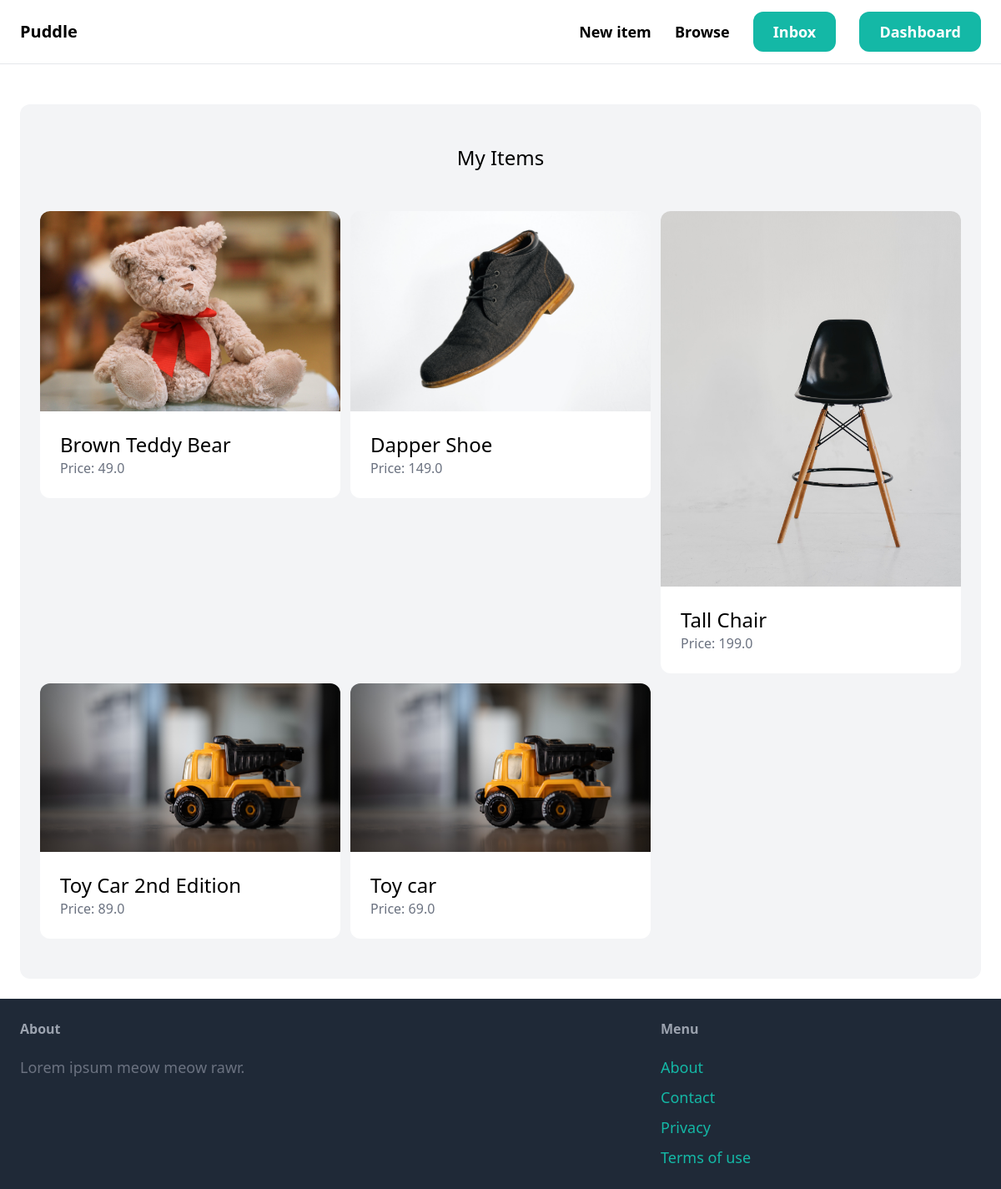
Before: /dashboard/ (signed in) with the older database file.
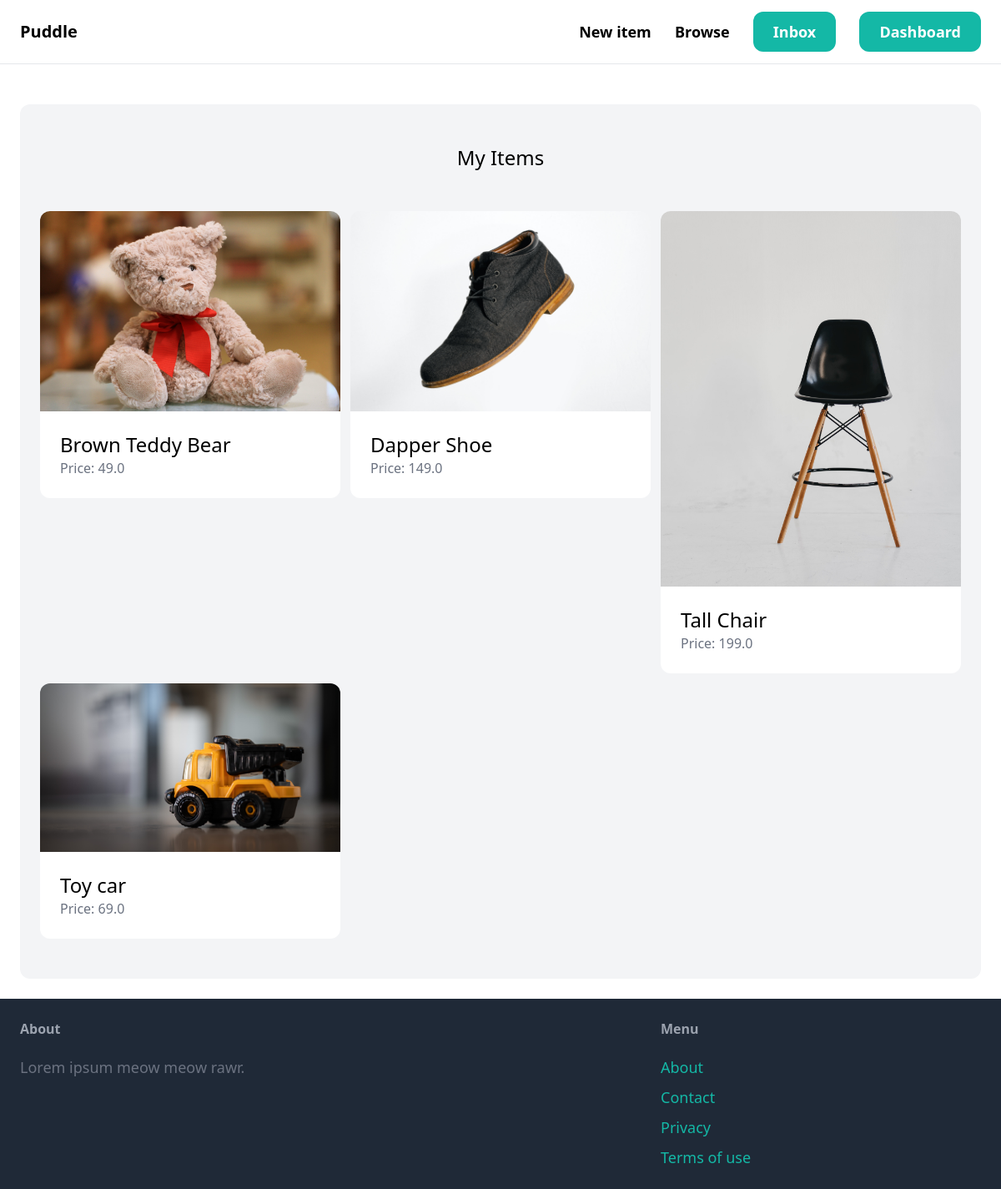
After: the same page with the newer database file.
### item/models.py (models this page shows, shortened)
class Item(models.Model):
    category = models.ForeignKey(Category, related_name='items', on_delete=models.CASCADE)
    name = models.CharField(max_length=255)
    description = models.TextField(blank=True, null=True)
    price = models.FloatField()
    image = models.ImageField(upload_to='item_images', blank=True, null=True)
    is_sold = models.BooleanField(default=False)
    created_by = models.ForeignKey(User, related_name='items', on_delete=models.CASCADE)
    created_at = models.DateTimeField(auto_now_add=True)
    class Meta:
        ordering = ('name', )

### dashboard/views.py (the view)
# urls.py: path('', views.index, name='index'),
@login_required
def index(request):
    items = Item.objects.filter(created_by=request.user)
    return render(request, 'dashboard/index.html', {
        'items': items
    })

### dashboard/templates/dashboard/index.html (shortened to what this page needs)
{% extends 'core/base.html' %}
{% block content %}
    <div class="mt-6 px-6 py-12 bg-gray-100 rounded-xl">
        <h2 class="mb-12 text-2xl text-center">My Items</h2>
        <div class="grid grid-cols-3 gap-3">
            {% for item in items %}
                <div>
                    <a href="{% url 'item:detail' item.id %}">
                        <div>
                            <img src="{{ item.image.url }}" class="rounded-t-xl">
                        </div>
                        <div class="p-6 bg-white rounded-b-xl">
                            <h2 class="text-2xl">{{ item.name }} </h2>
                            <p class="text-gray-500"> Price: {{item.price}} </p>
                        </div>
                    </a>
                </div>
            {% endfor %}
        </div>
    </div>
{% endblock %}

Changed rows visible on the page:
no longer on this page (row edited): Item: image (picture), name "Toy Car 2nd Edition", price "89.0"
